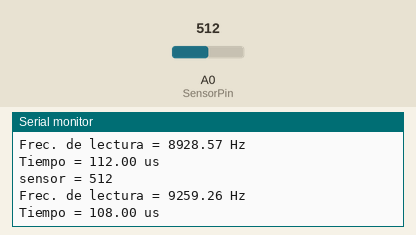
A sketch run on a simulated Arduino Uno, built with avr-gcc and run on an emulated ATmega328P. On the bench: the last lines printed to the serial monitor. The test bench sets the inputs (shaded band); at power-on: A0 (SensorPin) = 512.

Above: at 1.2 s.
1.3 s: A0 (SensorPin) set to 982
At 2.0 s:
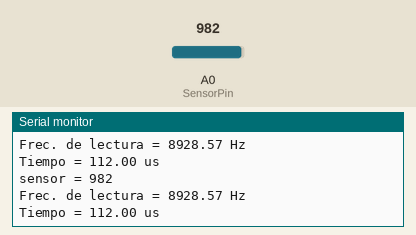
2.8 s: A0 (SensorPin) set to 1018
At 3.9 s:
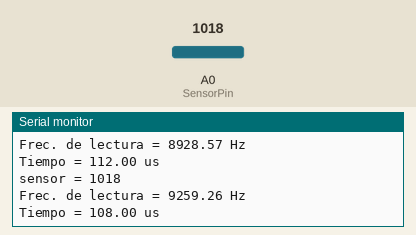
Timing chart, 0 to 5.8 s (numbered marks = the images above; inputs shaded):
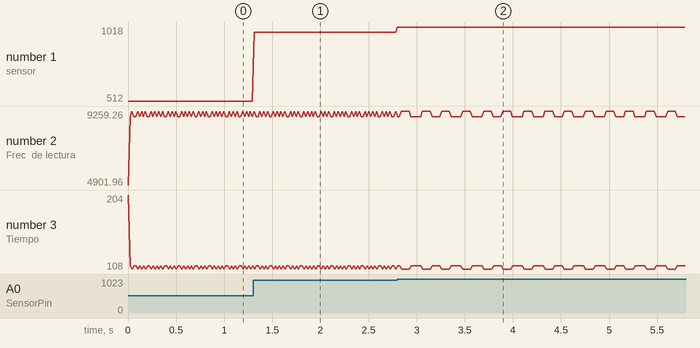

Measured:
- after the input at 1.3 s, the serial monitor: prints a new line at once (image 1)
- after the input at 2.8 s, the serial monitor: prints a new line at once (image 2)
- plotted number 1: 512 → 982 after the input at 1.3 s, 982 → 1018 after the input at 2.8 s

The sketch:

SensorAnalogico.ino
```cpp
int SensorPin = A0;   // Pin donde se conecta el potenciómetro
int SensorValue = 0;  // Variable para guardar el valor medido

float angulo = 0; // Angulo del potenciometro

// Variables para medir tiempos
unsigned long StartTimeSensor = 0;
unsigned long EndTimeSensor = 0;
unsigned long StartTime = 0;
unsigned long EndTime = 0;

float frec = 0; // Frecuencia de medición

void setup() {
  // Inicio el serial para imprimir en consola
  Serial.begin(115200);
}

void loop() {
  StartTime = micros();

  // calculo el tiempo que se tarda en leer para tener la frecuencia
  StartTimeSensor = micros();
  SensorValue = analogRead(SensorPin);
  EndTimeSensor = micros();

  float TiempoSensor = EndTimeSensor - StartTimeSensor;
  // valor de la medición
  Serial.print("sensor = ");
  Serial.println(SensorValue);

  // frecuencia de medición (aprox 8.6k - 8.9k)
  frec = 1000000.0 / TiempoSensor;
  Serial.print("Frec. de lectura = ");
  Serial.print(frec);
  Serial.println(" Hz");

  Serial.print("Tiempo = ");
  Serial.print(TiempoSensor);
  Serial.println(" us");

  static float aux = 0;
  static float contador = 0.0;
  if (contador < 500.0) {
    aux += TiempoSensor;
    contador++;
  }

  if (contador == 500.0) {
    float promedio = aux / contador;
    Serial.print("promedio = ");
    Serial.print(promedio);
    Serial.println(" us");
  }

  EndTime = micros();

  delay(20 - (EndTime-StartTime) / 1000.0); // para que me de exactamente 50 Hz (micros esta en us)
}
```
